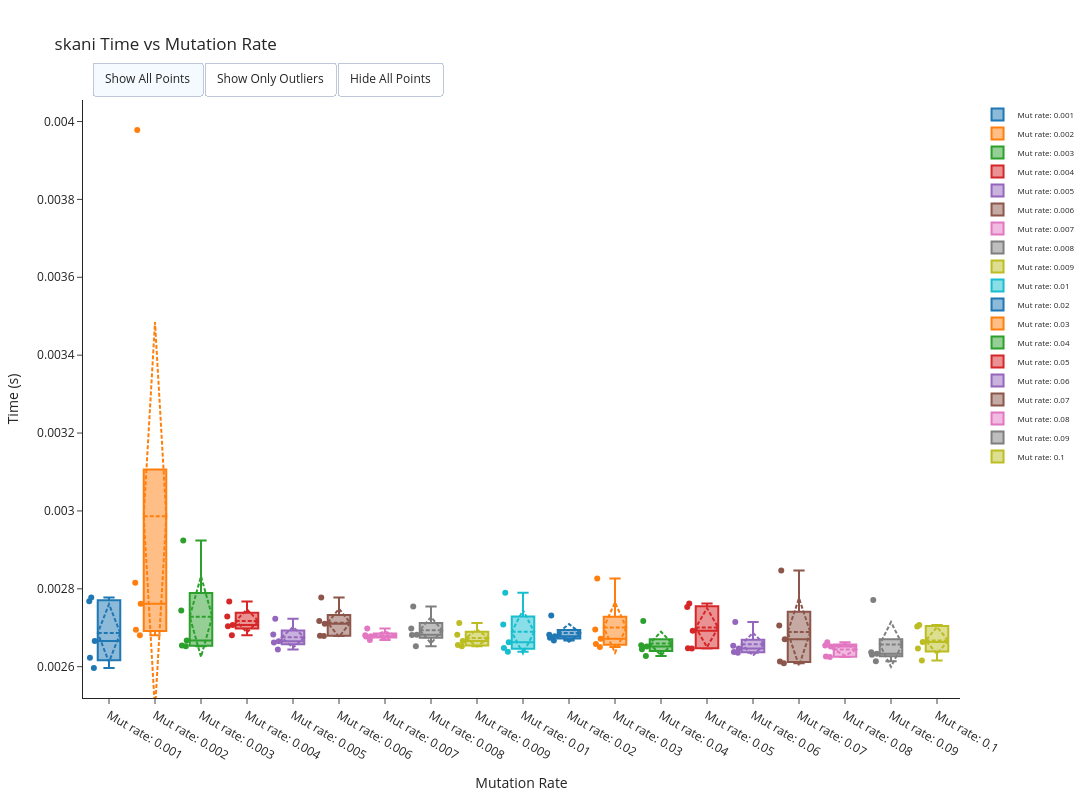

Here is the notebook cell this chart was saved with:
### Code cell
timeit2 = methodANI_mut_dependency(
    N=1,
    N_pairwise=50,
    mut_func=snp_1_opt,
    method="skani",
    seq_length=20_000,
    mutation_array=mut_array,
    output_path="/home/lorenzo/Documents/tesi_2/fastANI-skani-comparison/skani-mut-dependency"
)

### Figure 1 — Plotly figure (JSON) as saved in the notebook; plotly's stock layout.template omitted (floating-point values rounded to 4 significant figures)
{"data": [{"boxmean": "sd", "boxpoints": "all", "jitter": 0.3, "name": "Mut rate: 0.001", "type": "box", "y": [0.002778, 0.002596, 0.002666, 0.002623, 0.002768]}, {"boxmean": "sd", "boxpoints": "all", "jitter": 0.3, "name": "Mut rate: 0.002", "type": "box", "y": [0.002815, 0.002761, 0.002695, 0.002681, 0.003978]}, {"boxmean": "sd", "boxpoints": "all", "jitter": 0.3, "name": "Mut rate: 0.003", "type": "box", "y": [0.002924, 0.002652, 0.002654, 0.002667, 0.002745]}, {"boxmean": "sd", "boxpoints": "all", "jitter": 0.3, "name": "Mut rate: 0.004", "type": "box", "y": [0.002768, 0.002704, 0.002681, 0.002707, 0.002729]}, {"boxmean": "sd", "boxpoints": "all", "jitter": 0.3, "name": "Mut rate: 0.005", "type": "box", "y": [0.002723, 0.002662, 0.002683, 0.002644, 0.002665]}, {"boxmean": "sd", "boxpoints": "all", "jitter": 0.3, "name": "Mut rate: 0.006", "type": "box", "y": [0.002777, 0.002718, 0.002679, 0.00271, 0.002679]}, {"boxmean": "sd", "boxpoints": "all", "jitter": 0.3, "name": "Mut rate: 0.007", "type": "box", "y": [0.002669, 0.002681, 0.002678, 0.002677, 0.002698]}, {"boxmean": "sd", "boxpoints": "all", "jitter": 0.3, "name": "Mut rate: 0.008", "type": "box", "y": [0.002682, 0.002754, 0.002682, 0.002698, 0.002653]}, {"boxmean": "sd", "boxpoints": "all", "jitter": 0.3, "name": "Mut rate: 0.009", "type": "box", "y": [0.002666, 0.002712, 0.002682, 0.002655, 0.002653]}, {"boxmean": "sd", "boxpoints": "all", "jitter": 0.3, "name": "Mut rate: 0.01", "type": "box", "y": [0.002648, 0.00279, 0.002708, 0.002638, 0.002663]}, {"boxmean": "sd", "boxpoints": "all", "jitter": 0.3, "name": "Mut rate: 0.02", "type": "box", "y": [0.002678, 0.002731, 0.002682, 0.002667, 0.002674]}, {"boxmean": "sd", "boxpoints": "all", "jitter": 0.3, "name": "Mut rate: 0.03", "type": "box", "y": [0.00265, 0.002672, 0.002826, 0.002696, 0.002658]}, {"boxmean": "sd", "boxpoints": "all", "jitter": 0.3, "name": "Mut rate: 0.04", "type": "box", "y": [0.002627, 0.002652, 0.002717, 0.002655, 0.002645]}, {"boxmean": "sd", "boxpoints": "all", "jitter": 0.3, "name": "Mut rate: 0.05", "type": "box", "y": [0.002647, 0.002647, 0.002762, 0.002753, 0.002692]}, {"boxmean": "sd", "boxpoints": "all", "jitter": 0.3, "name": "Mut rate: 0.06", "type": "box", "y": [0.002636, 0.002638, 0.002654, 0.002715, 0.002647]}, {"boxmean": "sd", "boxpoints": "all", "jitter": 0.3, "name": "Mut rate: 0.07", "type": "box", "y": [0.002671, 0.002609, 0.002613, 0.002847, 0.002706]}, {"boxmean": "sd", "boxpoints": "all", "jitter": 0.3, "name": "Mut rate: 0.08", "type": "box", "y": [0.002626, 0.002655, 0.002663, 0.002625, 0.002652]}, {"boxmean": "sd", "boxpoints": "all", "jitter": 0.3, "name": "Mut rate: 0.09", "type": "box", "y": [0.002633, 0.002637, 0.002614, 0.002631, 0.002771]}, {"boxmean": "sd", "boxpoints": "all", "jitter": 0.3, "name": "Mut rate: 0.1", "type": "box", "y": [0.002704, 0.002663, 0.002647, 0.002616, 0.002707]}], "layout": {"height": 800, "hovermode": "x", "legend": {"font": {"size": 8}}, "showlegend": true, "title": {"text": "skani Time vs Mutation Rate"}, "updatemenus": [{"buttons": [{"args": [{"boxpoints": "all"}], "label": "Show All Points", "method": "restyle"}, {"args": [{"boxpoints": "outliers"}], "label": "Show Only Outliers", "method": "restyle"}, {"args": [{"boxpoints": false}], "label": "Hide All Points", "method": "restyle"}], "direction": "right", "pad": {"r": 10, "t": 10}, "showactive": true, "type": "buttons", "x": 0.01, "xanchor": "left", "y": 1.08, "yanchor": "top"}], "width": 1500, "xaxis": {"title": {"text": "Mutation Rate"}}, "yaxis": {"title": {"text": "Time (s)"}}}}
